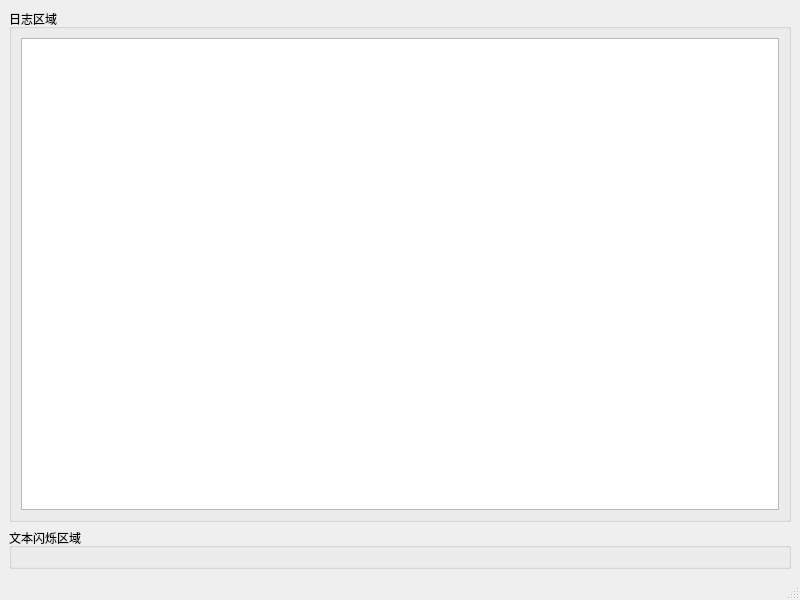
<?xml version="1.0" encoding="UTF-8"?>
<ui version="4.0">
 <class>MainWindow</class>
 <widget class="QMainWindow" name="MainWindow">
  <property name="geometry">
   <rect>
    <x>0</x>
    <y>0</y>
    <width>800</width>
    <height>600</height>
   </rect>
  </property>
  <property name="windowTitle">
   <string>MainWindow</string>
  </property>
  <widget class="QWidget" name="centralwidget">
   <layout class="QVBoxLayout" name="verticalLayout">
    <item>
     <widget class="QGroupBox" name="groupBox">
      <property name="title">
       <string>日志区域</string>
      </property>
      <layout class="QVBoxLayout" name="verticalLayout_2">
       <item>
        <widget class="QTextEdit" name="logTextEdit">
         <property name="readOnly">
          <bool>true</bool>
         </property>
        </widget>
       </item>
      </layout>
     </widget>
    </item>
    <item>
     <widget class="QGroupBox" name="groupBox_2">
      <property name="title">
       <string>文本闪烁区域</string>
      </property>
      <layout class="QVBoxLayout" name="verticalLayout_3">
      </layout>
     </widget>
    </item>
   </layout>
  </widget>
  <widget class="QStatusBar" name="statusbar"/>
 </widget>
 <resources/>
 <connections/>
</ui>
